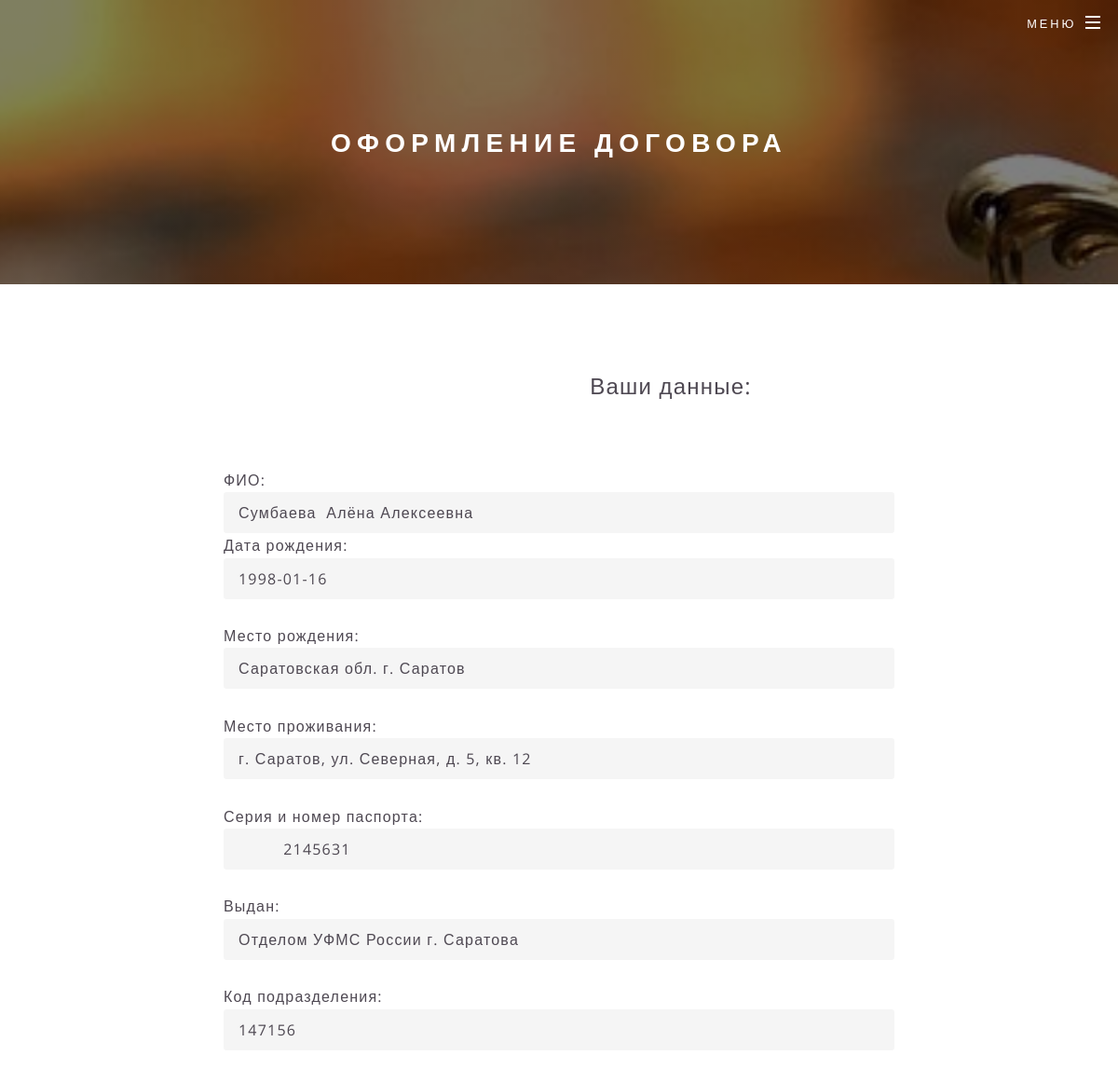
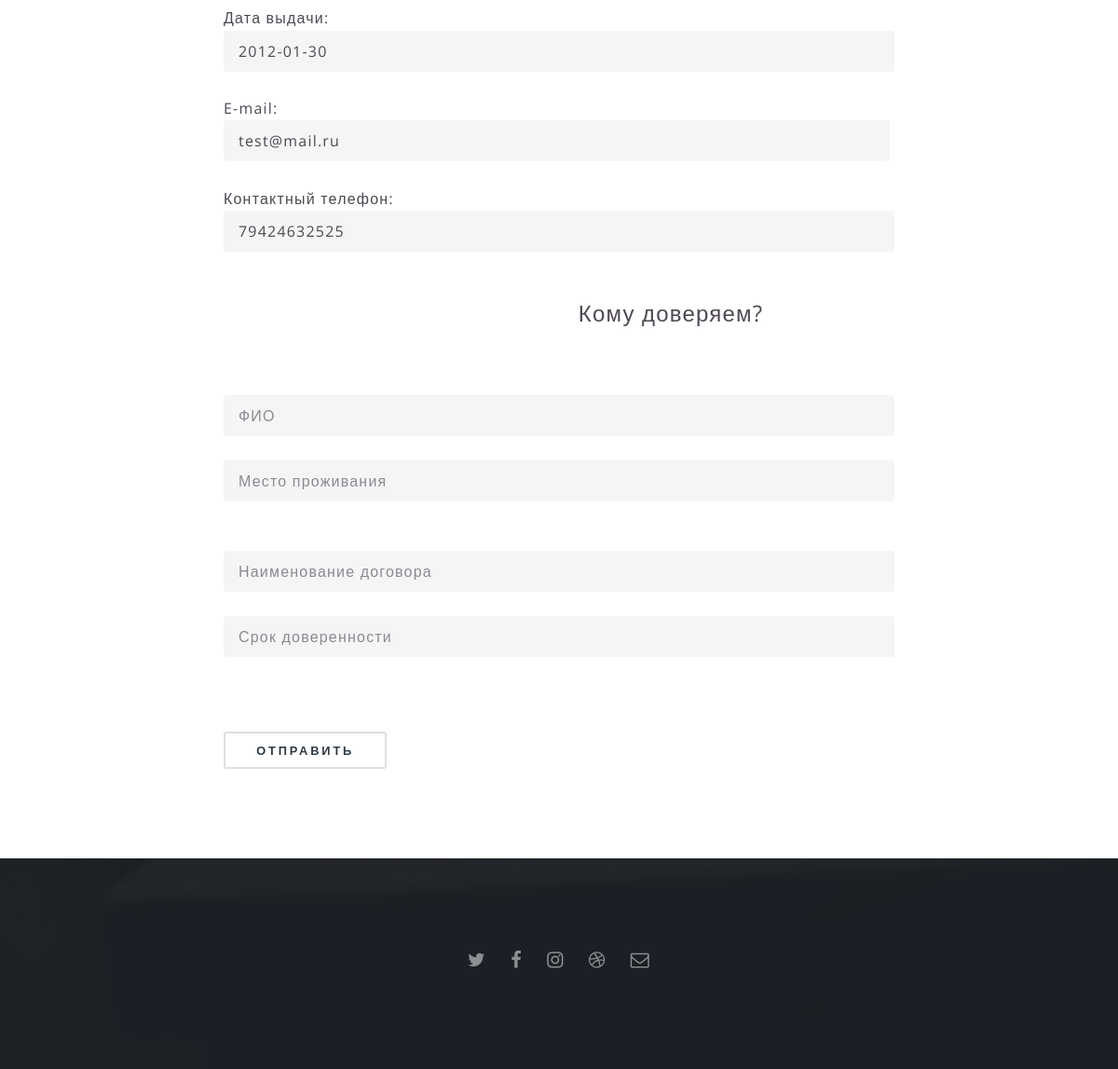
The app's page /php/dog.php?r=dov_dog (signed in) with its own data (2 pictures, top to bottom).
### tables this page shows
CREATE TABLE `users` (
  `id` int(11) NOT NULL,
  `name` text NOT NULL,
  `surname` text NOT NULL,
  `patronymic` text NOT NULL,
  `dob` date NOT NULL,
  `bpl` text NOT NULL,
  `residence` text NOT NULL,
  `passportID` varchar(15) NOT NULL,
  `issued` text NOT NULL,
  `division_code` varchar(15) NOT NULL,
  `doi` date NOT NULL,
  `mail` varchar(25) NOT NULL,
  `telf` varchar(15) NOT NULL,
  `login` varchar(25) NOT NULL,
  `password` varchar(25) NOT NULL,
  `ip` int(25) NOT NULL
);

### php/dog.php (the view, shortened to what this page needs)
<?php
include("../include/header.php");
?>
    <article id="main">
        <header>
            <h2>Оформление договора</h2>
        </header>
        <section class="wrapper style5">
            <div class="inni">
                <?php
                $sql = "SELECT * FROM users WHERE id='$id'";
                $result = mysqli_query($link, $sql);
                if ($result) {
                while ($row = mysqli_fetch_array($result)) {
                if (!empty($_GET['r'])) {
                    if (!empty($GLOBALS["r"])) {
                        if ($GLOBALS["r"] == 'zai') {
                            ?>
                            <div id="forma">
                                <div id="forms" style="margin-left: 20%; ">
                                    <form action="../php/dog.php" method="post">
                                        <p style="text-align: center; font-size: 1.5em;">Ваши данные:</p><br>
<?php echo '
                                        ФИО: <input type="text" name="name" placeholder="ФИО" style=" width: 75%"
                                                    required
                                                    value="' . $row['surname'].' ' . $row['name'] . ' ' . $row['patronymic'].'">
                                        Дата рождения: <input type="text" name="data" placeholder="Дата рождения"
                                                              style=" width: 75%" required
                                                              value="' . $row['dob'] . '"><br>
                                        Место рождения: <input type="text" name="mest" placeholder="Место рождения"
                                                               style=" width: 75%" required value="' . $row['bpl'].'">
                                        <br>
                                        Серия и номер паспорта: <input type="text" name="nunb"
                                                                       placeholder="Серия и номер паспорта"
                                                                       style=" width: 75%" required
                                                                       value=" ' . $row['passportID'].'"> <br>
                                        Выдан: <input type="text" name="vidn" placeholder="Выдан" style=" width: 75%"
                                                      required value="' . $row['issued'] . '"> <br>
                                        Код подразделения: <input type="text" name="code"
                                                                  placeholder="Код подразделения" style=" width: 75%"
                                                                  required value="' . $row['division_code'] . '"> <br>
                                        Дата выдачи: <input type="text" name="davi" placeholder="Дата выдачи"
                                                            style=" width: 75%" required value="' . $row['doi'] . '">
                                        <br>
                                        E-mail: <input type="email" name="mail1" placeholder="E-mail"
                                                       style=" width: 74.5%" required value="' . $row['mail'].'"> <br>
                                        Контактный телефон: <input type="text" name="telf1"
                                                                   placeholder="Контактный телефон" style=" width: 75%"
                                                                   required value="' . $row['telf'].'"><br>
'; ?>
                                        <br>
                                        <p style="text-align: center; font-size: 1.5em;">Кому занимаем?</p><br>
                                        <input type="text" name="name2" placeholder="ФИО" style=" width: 75%" required>
                                        <br>
                                        <input type="text" name="data2" placeholder="Дата рождения" style=" width: 75%"
                                               required> <br>
                                        <input type="text" name="mest2" placeholder="Место рождения" style=" width: 75%"
                                               required> <br>
                                        <input type="text" name="nunb2" placeholder="Серия и номер паспорта"
                                               style=" width: 75%"
                                               required> <br>
                                        <input type="text" name="vidn2" placeholder="Выдан" style=" width: 75%"
                                               required> <br>
                                        <input type="text" name="code2" placeholder="Код подразделения"
                                               style=" width: 75%"
                                               required> <br>
                                        <input type="text" name="davi2" placeholder="Дата выдачи" style=" width: 75%"
                                               required> <br>
                                        <br>
                                        <input type="text" name="date2" placeholder="Срок займа" style=" width: 75%"
                                               required> <br>
                                        <input type="text" name="mone1" placeholder="Сумма займа" style=" width: 75%"
                                               required> <br>
                                        <br>
                                        <input type="text" name="mone2" placeholder="Сумма выплаты" style=" width: 75%"
                                               required> <br>
                                        <input type="checkbox" name="r1" value="zai" checked="checked"
                                               style=" width: 75%" required> <br>
                                        <br>
                                        <input type="submit" value="Отправить">
                                    </form>
                                </div>
                            </div>
                            <?php
                        } elseif ($GLOBALS["r"] == 'dov_dog') {
                            ?>
                            <div id="forma">
                                <div id="forms" style="margin-left: 20%; ">
                                    <form action="../php/dog.php" method="post">
                                        <p style="text-align: center; font-size: 1.5em;">Ваши данные:</p><br>
                                        <?php echo '
                                        ФИО: <input type="text" name="name" placeholder="ФИО" style=" width: 75%"
                                                    required
                                                    value="' . $row['surname'].' ' . $row['name'] . ' ' . $row['patronymic'].'">
                                        Дата рождения: <input type="text" name="data" placeholder="Дата рождения"
                                                              style=" width: 75%" required
                                                              value="' . $row['dob'] . '"><br>
                                        Место рождения: <input type="text" name="mest" placeholder="Место рождения"
                                                               style=" width: 75%" required value="' . $row['bpl'].'">
                                        <br>
                                        Место проживания: <input type="text" name="mepro" placeholder="Место проживания" style=" width: 75%" required value="' . $row['residence'].'">
                        <br>
                                        Серия и номер паспорта: <input type="text" name="nunb"
                                                                       placeholder="Серия и номер паспорта"
                                                                       style=" width: 75%" required
                                                                       value=" ' . $row['passportID'].'"> <br>
                                        Выдан: <input type="text" name="vidn" placeholder="Выдан" style=" width: 75%"
                                                      required value="' . $row['issued'] . '"> <br>
                                        Код подразделения: <input type="text" name="code"
                                                                  placeholder="Код подразделения" style=" width: 75%"
                                                                  required value="' . $row['division_code'] . '"> <br>
                                        Дата выдачи: <input type="text" name="davi" placeholder="Дата выдачи"
                                                            style=" width: 75%" required value="' . $row['doi'] . '">
                                        <br>
                                        E-mail: <input type="email" name="mail1" placeholder="E-mail"
                                                       style=" width: 74.5%" required value="' . $row['mail'].'"> <br>
                                        Контактный телефон: <input type="text" name="telf1"
                                                                   placeholder="Контактный телефон" style=" width: 75%"
                                                                   required value="' . $row['telf'].'"><br>
'; ?>
                                        <br>
                                        <p style="text-align: center; font-size: 1.5em;">Кому доверяем?</p><br>
                                        <input type="text" name="name2" placeholder="ФИО" style=" width: 75%" required>
                                        <br>
                                        <input type="text" name="mepro2" placeholder="Место проживания"
                                               style=" width: 75%"
                                               required> <br>
                                        <br>
                                        <input type="text" name="naim" placeholder="Наименование договора"
                                               style=" width: 75%"
                                               required> <br>
                                        <input type="text" name="sroc" placeholder="Срок доверенности"
                                               style=" width: 75%"
                                               required> <br>
                                               style=" width: 75%" required> <br>
                                        <br>
                                        <input type="submit" value="Отправить">
                                    </form>
                                </div>
                            </div>
                            <?php
                        }
                    }
            }
            }
            }
                ?>
            </div>
        </section>
    </article>
<?php
include("../include/footer.php");
?>
</body>
</html>

### include/header.php (shortened to what this page needs)
<!DOCTYPE HTML>
<html>
<head>
    <link rel="stylesheet" href="../assets/css/main.css" />
</head>
<body class="landing">
<div id="page-wrapper">
    <header id="header" class="alt">
        <nav id="nav">
            <ul>
                <li class="special">
                    <a href="#menu" class="menuToggle"><span>Меню</span></a>
                            <?php
                            if(!empty($_SESSION['id']))
                                $id = $_SESSION['id'];
                            ?>
                </li>
            </ul>
        </nav>
    </header>

### include/footer.php (shortened to what this page needs)
<footer id="footer">
    <ul class="icons">
        <li><a href="#" class="icon fa-twitter"><span class="label">Twitter</span></a></li>
        <li><a href="#" class="icon fa-facebook"><span class="label">Facebook</span></a></li>
        <li><a href="#" class="icon fa-instagram"><span class="label">Instagram</span></a></li>
        <li><a href="#" class="icon fa-dribbble"><span class="label">Dribbble</span></a></li>
        <li><a href="#" class="icon fa-envelope-o"><span class="label">Email</span></a></li>
    </ul>
</footer>
</div>

### records on screen
users: name "Сумбаева Алёна Алексеевна", data "1998-01-16", mest "Саратовская обл. г. Саратов", mepro "г. Саратов, ул. Северная, д. 5, кв. 12", nunb "2145631", vidn "Отделом УФМС России г. Саратова", code "147156", davi "2012-01-30", mail1 "test@mail.ru", telf1 "79424632525"
